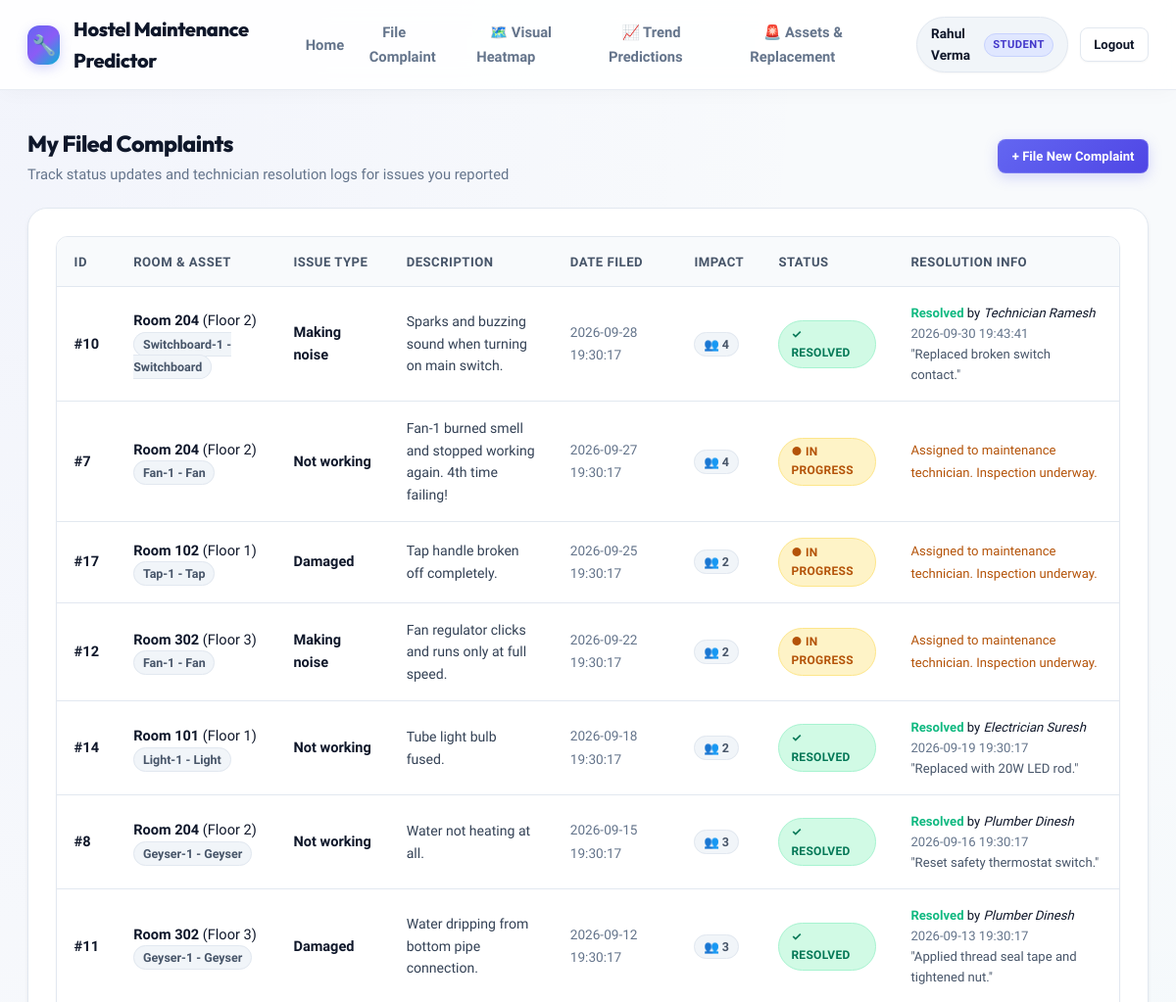
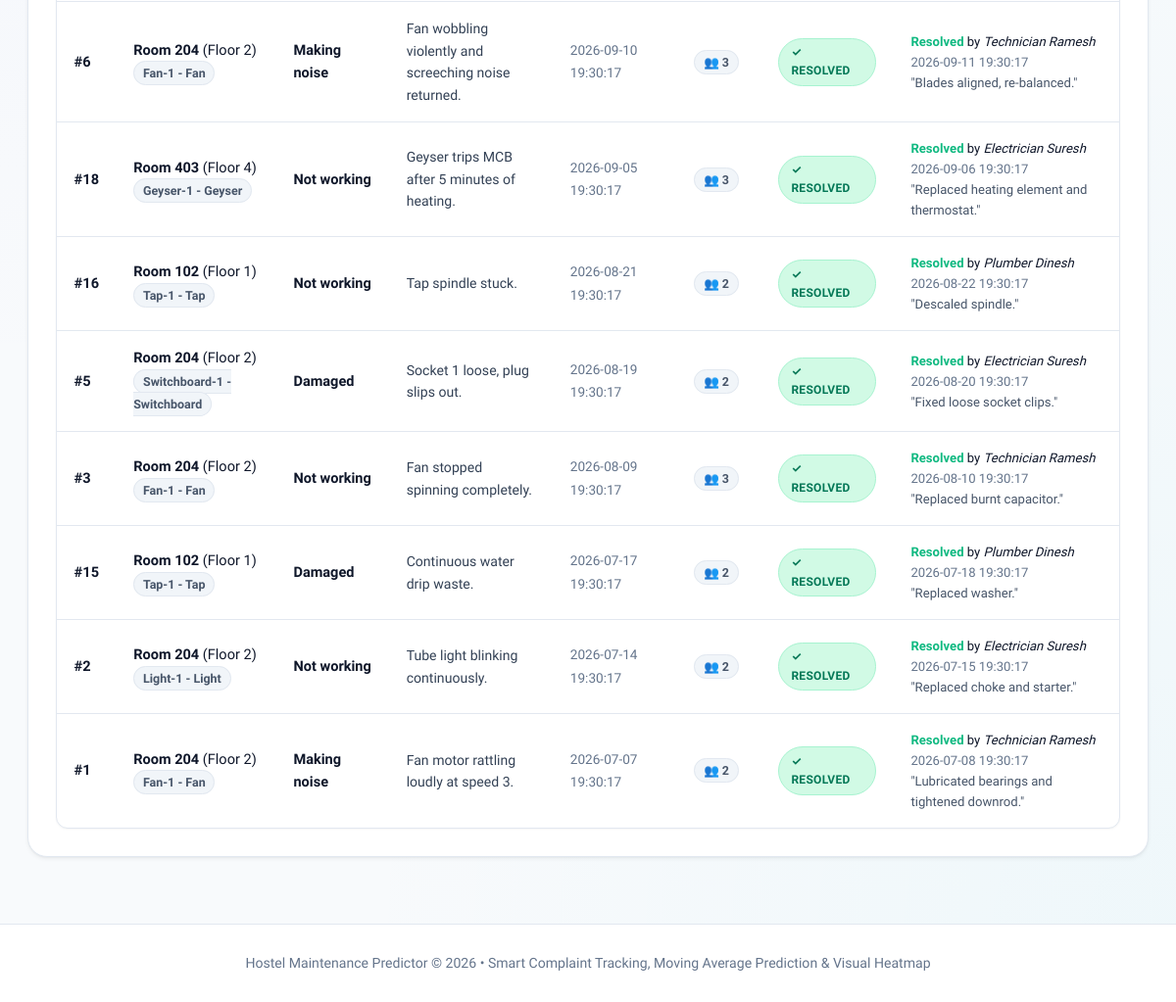
/my_complaints (signed in), run on the app's committed database (2 pictures, top to bottom).
### tables this page shows
CREATE TABLE resolution_log (
        id INTEGER PRIMARY KEY AUTOINCREMENT,
        complaint_id INTEGER NOT NULL,
        resolved_date TEXT NOT NULL,
        resolved_by TEXT NOT NULL,
        remarks TEXT NOT NULL,
        FOREIGN KEY (complaint_id) REFERENCES complaints (id)
    );

CREATE TABLE complaints (
        id INTEGER PRIMARY KEY AUTOINCREMENT,
        user_id INTEGER,
        asset_id INTEGER NOT NULL,
        room_no TEXT NOT NULL,
        floor INTEGER NOT NULL,
        issue_type TEXT NOT NULL CHECK(issue_type IN ('Not working', 'Damaged', 'Making noise', 'Other')),
        description TEXT NOT NULL,
        date_filed TEXT NOT NULL,
        status TEXT NOT NULL CHECK(status IN ('Pending', 'In Progress', 'Resolved')) DEFAULT 'Pending',
        is_anonymous INTEGER NOT NULL DEFAULT 0,
        affected_students_count INTEGER NOT NULL DEFAULT 1,
        FOREIGN KEY (user_id) REFERENCES users (id),
        FOREIGN KEY (asset_id) REFERENCES assets (id)
    );

CREATE TABLE assets (
        id INTEGER PRIMARY KEY AUTOINCREMENT,
        room_no TEXT NOT NULL,
        floor INTEGER NOT NULL,
        asset_type TEXT NOT NULL CHECK(asset_type IN ('Fan', 'Light', 'Geyser', 'Tap', 'Switchboard', 'Other')),
        asset_code TEXT NOT NULL
    );

### app.py (the view)
@app.route('/my_complaints')
@login_required
def my_complaints():
    user_id = session.get('user_id')
    conn = get_db()
    cursor = conn.cursor()
    cursor.execute('''
        SELECT c.*, a.asset_code, a.asset_type, r.resolved_date, r.resolved_by, r.remarks
        FROM complaints c
        JOIN assets a ON c.asset_id = a.id
        LEFT JOIN resolution_log r ON c.id = r.complaint_id
        WHERE c.user_id = ?
        ORDER BY c.date_filed DESC
    ''', (user_id,))
    complaints = cursor.fetchall()
    conn.close()
    return render_template('my_complaints.html', complaints=complaints)

### app.py (called while the page is built)
def login_required(f):
    @wraps(f)
    def decorated_function(*args, **kwargs):
        if 'user_id' not in session:
            flash('Please log in to access this page.', 'warning')
            return redirect(url_for('login', next=request.url))
        return f(*args, **kwargs)
    return decorated_function

@app.context_processor
def inject_user():
    return {
        'current_user': {
            'id': session.get('user_id'),
            'name': session.get('name'),
            'email': session.get('email'),
            'role': session.get('role'),
            'room_no': session.get('room_no'),
            'floor': session.get('floor')
        } if 'user_id' in session else None,
        'current_time': datetime.now()
    }

### models.py (called while the page is built)
def get_db():
    conn = sqlite3.connect(DB_PATH)
    conn.row_factory = sqlite3.Row
    return conn

### templates/my_complaints.html (shortened to what this page needs)
{% extends "base.html" %}
{% block content %}
<div class="section-header">
  <div>
    <h1 class="section-title">My Filed Complaints</h1>
    <p class="section-desc">Track status updates and technician resolution logs for issues you reported</p>
  </div>
  <div>
    <a href="{{ url_for('file_complaint') }}" class="btn btn-primary btn-sm">+ File New Complaint</a>
  </div>
</div>
<div class="panel-card">
  {% if complaints %}
    <div class="table-responsive">
      <table class="data-table">
        <thead>
          <tr>
            <th>ID</th>
            <th>Room & Asset</th>
            <th>Issue Type</th>
            <th>Description</th>
            <th>Date Filed</th>
            <th>Impact</th>
            <th>Status</th>
            <th>Resolution Info</th>
          </tr>
        </thead>
        <tbody>
          {% for c in complaints %}
          <tr>
            <td><strong>#{{ c.id }}</strong></td>
            <td>
              <strong>Room {{ c.room_no }}</strong> (Floor {{ c.floor }})<br>
              <span class="badge-normal">{{ c.asset_code }} - {{ c.asset_type }}</span>
            </td>
            <td><strong>{{ c.issue_type }}</strong></td>
            <td style="max-width: 250px;">
              <div style="font-size: 0.88rem; color: #334155;">{{ c.description }}</div>
            </td>
            <td>
              <span style="font-size: 0.85rem; color: var(--text-muted);">{{ c.date_filed }}</span>
            </td>
            <td>
              <span class="badge-normal" title="Affected students">👥 {{ c.affected_students_count }}</span>
            </td>
            <td>
              {% if c.status == 'Pending' %}
                <span class="status-badge status-pending">● Pending</span>
              {% elif c.status == 'In Progress' %}
                <span class="status-badge status-inprogress">● In Progress</span>
              {% else %}
                <span class="status-badge status-resolved">✓ Resolved</span>
              {% endif %}
            </td>
            <td>
              {% if c.status == 'Resolved' %}
                <div style="font-size: 0.82rem;">
                  <strong style="color: var(--success);">Resolved</strong> by <em>{{ c.resolved_by or 'Staff' }}</em><br>
                  <span style="color: var(--text-muted);">{{ c.resolved_date }}</span><br>
                  <span style="color: #475569;">"{{ c.remarks }}"</span>
                </div>
              {% elif c.status == 'In Progress' %}
                <span style="font-size: 0.82rem; color: #b45309;">Assigned to maintenance technician. Inspection underway.</span>
              {% else %}
                <span style="font-size: 0.82rem; color: var(--text-muted);">Waiting in repair queue.</span>
              {% endif %}
            </td>
          </tr>
          {% endfor %}
        </tbody>
      </table>
    </div>
  {% endif %}
</div>
{% endblock %}

### static/style.css (style rules this page uses)
:root { --primary: #6366f1; --primary-hover: #4f46e5; --primary-dark: #3730a3; --primary-light: #e0e7ff; --primary-glow: rgba(99, 102, 241, 0.25); --secondary: #06b6d4; --secondary-glow: rgba(6, 182, 212, 0.25); --accent: #8b5cf6; --accent-glow: rgba(139, 92, 246, 0.25); --bg-main: #f8fafc; --bg-card: #ffffff; --bg-glass: rgba(255, 255, 255, 0.85); --text-main: #0f172a; --text-secondary: #334155; --text-muted: #64748b; --border-color: #e2e8f0; --border-hover: #cbd5e1; --success: #10b981; --success-light: #ecfdf5; --success-glow: rgba(16, 185, 129, 0.2); --warning: #f59e0b; --warning-light: #fffbeb; --warning-glow: rgba(245, 158, 11, 0.2); --danger: #f43f5e; --danger-light: #fff1f2; --danger-glow: rgba(244, 63, 94, 0.2); --shadow-xs: 0 1px 2px rgba(0, 0, 0, 0.04); --shadow-sm: 0 2px 4px rgba(0, 0, 0, 0.05), 0 1px 2px rgba(0, 0, 0, 0.04); --shadow-md: 0 8px 16px -2px rgba(0, 0, 0, 0.06), 0 4px 6px -2px rgba(0, 0, 0, 0.04); --shadow-lg: 0 20px 25px -5px rgba(0, 0, 0, 0.08), 0 8px 10px -6px rgba(0, 0, 0, 0.04); --shadow-glow: 0 0 20px var(--primary-glow); --radius-sm: 8px; --radius-md: 12px; --radius-lg: 20px; --radius-full: 9999px; --transition-fast: all 0.15s cubic-bezier(0.4, 0, 0.2, 1); --transition: all 0.25s cubic-bezier(0.16, 1, 0.3, 1); --transition-bounce: all 0.35s cubic-bezier(0.34, 1.56, 0.64, 1); }
* { box-sizing: border-box; margin: 0; padding: 0; }
body { font-family: 'Plus Jakarta Sans', system-ui, -apple-system, sans-serif; background-color: var(--bg-main); background-image: radial-gradient(at 0% 0%, rgba(99, 102, 241, 0.04) 0px, transparent 50%), radial-gradient(at 100% 100%, rgba(6, 182, 212, 0.04) 0px, transparent 50%); background-attachment: fixed; color: var(--text-main); line-height: 1.6; min-height: 100vh; display: flex; flex-direction: column; -webkit-font-smoothing: antialiased; }
h1, h2, h3, h4, .brand-logo { font-family: 'Outfit', 'Plus Jakarta Sans', sans-serif; letter-spacing: -0.02em; }
a { color: var(--primary); text-decoration: none; transition: var(--transition); }
.btn { display: inline-flex; align-items: center; justify-content: center; gap: 0.55rem; padding: 0.65rem 1.35rem; border-radius: var(--radius-md); font-size: 0.92rem; font-weight: 700; cursor: pointer; border: 1px solid transparent; transition: var(--transition-bounce); text-decoration: none; user-select: none; box-shadow: var(--shadow-xs); }
.btn-primary { background: linear-gradient(135deg, var(--primary) 0%, var(--primary-hover) 100%); color: white; border-color: rgba(255, 255, 255, 0.15); box-shadow: 0 4px 14px var(--primary-glow); }
.btn-sm { padding: 0.38rem 0.85rem; font-size: 0.82rem; border-radius: var(--radius-sm); }
.section-header { display: flex; justify-content: space-between; align-items: center; margin-bottom: 1.35rem; flex-wrap: wrap; gap: 1rem; }
.section-title { font-size: 1.45rem; font-weight: 800; color: var(--text-main); }
.section-desc { font-size: 0.92rem; color: var(--text-muted); margin-top: 2px; }
.panel-card { background: var(--bg-card); border: 1px solid var(--border-color); border-radius: var(--radius-lg); box-shadow: var(--shadow-sm); padding: 1.75rem; margin-bottom: 2rem; transition: var(--transition); }
.table-responsive { overflow-x: auto; border-radius: var(--radius-md); border: 1px solid var(--border-color); background: white; box-shadow: var(--shadow-xs); }
.data-table { width: 100%; border-collapse: collapse; text-align: left; font-size: 0.91rem; }
.data-table th { background: #f8fafc; color: #475569; font-weight: 700; font-size: 0.82rem; text-transform: uppercase; letter-spacing: 0.5px; padding: 0.9rem 1.1rem; border-bottom: 1px solid var(--border-color); white-space: nowrap; }
.data-table td { padding: 1rem 1.1rem; border-bottom: 1px solid var(--border-color); color: var(--text-main); transition: background-color 0.15s ease; }
.data-table tbody tr:last-child td { border-bottom: none; }
.status-badge { display: inline-flex; align-items: center; gap: 0.35rem; padding: 0.28rem 0.75rem; border-radius: var(--radius-full); font-size: 0.75rem; font-weight: 700; letter-spacing: 0.3px; text-transform: uppercase; }
.status-inprogress { background: #fef3c7; color: #b45309; border: 1px solid #fde68a; }
.status-resolved { background: #d1fae5; color: #047857; border: 1px solid #a7f3d0; }
.badge-normal { background: #f1f5f9; color: #475569; padding: 0.25rem 0.55rem; border-radius: var(--radius-full); font-size: 0.78rem; font-weight: 600; border: 1px solid var(--border-color); }

### data on the page
resolution_log: id "10", room_no "204", floor "2", asset_code "Switchboard-1", asset_type "Switchboard", issue_type "Making noise", description "Sparks and buzzing sound when turning on main switch.", date_filed "2026-09-28 19:30:17", affected_students_count "4", shows "✓ RESOLVED", resolved_by "Technician Ramesh", resolved_date "2026-09-30 19:43:41", remarks "Replaced broken switch contact."
complaints: id "7", room_no "204", floor "2", asset_code "Fan-1", asset_type "Fan", issue_type "Not working", description "Fan-1 burned smell and stopped working again. 4th time failing!", date_filed "2026-09-27 19:30:17", affected_students_count "4", status "● IN PROGRESS", shows "Assigned to maintenance technician. Inspection underway."
complaints: id "17", room_no "102", floor "1", asset_code "Tap-1", asset_type "Tap", issue_type "Damaged", description "Tap handle broken off completely.", date_filed "2026-09-25 19:30:17", affected_students_count "2", status "● IN PROGRESS", shows "Assigned to maintenance technician. Inspection underway."
complaints: id "12", room_no "302", floor "3", asset_code "Fan-1", asset_type "Fan", issue_type "Making noise", description "Fan regulator clicks and runs only at full speed.", date_filed "2026-09-22 19:30:17", affected_students_count "2", status "● IN PROGRESS", shows "Assigned to maintenance technician. Inspection underway."
resolution_log: id "14", room_no "101", floor "1", asset_code "Light-1", asset_type "Light", issue_type "Not working", description "Tube light bulb fused.", date_filed "2026-09-18 19:30:17", affected_students_count "2", shows "✓ RESOLVED", resolved_by "Electrician Suresh", resolved_date "2026-09-19 19:30:17", remarks "Replaced with 20W LED rod."
resolution_log: id "8", room_no "204", floor "2", asset_code "Geyser-1", asset_type "Geyser", issue_type "Not working", description "Water not heating at all.", date_filed "2026-09-15 19:30:17", affected_students_count "3", shows "✓ RESOLVED", resolved_by "Plumber Dinesh", resolved_date "2026-09-16 19:30:17", remarks "Reset safety thermostat switch."
resolution_log: id "11", room_no "302", floor "3", asset_code "Geyser-1", asset_type "Geyser", issue_type "Damaged", description "Water dripping from bottom pipe connection.", date_filed "2026-09-12 19:30:17", affected_students_count "3", shows "✓ RESOLVED", resolved_by "Plumber Dinesh", resolved_date "2026-09-13 19:30:17", remarks "Applied thread seal tape and tightened nut."
resolution_log: id "6", room_no "204", floor "2", asset_code "Fan-1", asset_type "Fan", issue_type "Making noise", description "Fan wobbling violently and screeching noise returned.", date_filed "2026-09-10 19:30:17", affected_students_count "3", shows "✓ RESOLVED", resolved_by "Technician Ramesh", resolved_date "2026-09-11 19:30:17", remarks "Blades aligned, re-balanced."
resolution_log: id "18", room_no "403", floor "4", asset_code "Geyser-1", asset_type "Geyser", issue_type "Not working", description "Geyser trips MCB after 5 minutes of heating.", date_filed "2026-09-05 19:30:17", affected_students_count "3", shows "✓ RESOLVED", resolved_by "Electrician Suresh", resolved_date "2026-09-06 19:30:17", remarks "Replaced heating element and thermostat."
resolution_log: id "16", room_no "102", floor "1", asset_code "Tap-1", asset_type "Tap", issue_type "Not working", description "Tap spindle stuck.", date_filed "2026-08-21 19:30:17", affected_students_count "2", shows "✓ RESOLVED", resolved_by "Plumber Dinesh", resolved_date "2026-08-22 19:30:17", remarks "Descaled spindle."
resolution_log: id "5", room_no "204", floor "2", asset_code "Switchboard-1", asset_type "Switchboard", issue_type "Damaged", description "Socket 1 loose, plug slips out.", date_filed "2026-08-19 19:30:17", affected_students_count "2", shows "✓ RESOLVED", resolved_by "Electrician Suresh", resolved_date "2026-08-20 19:30:17", remarks "Fixed loose socket clips."
resolution_log: id "3", room_no "204", floor "2", asset_code "Fan-1", asset_type "Fan", issue_type "Not working", description "Fan stopped spinning completely.", date_filed "2026-08-09 19:30:17", affected_students_count "3", shows "✓ RESOLVED", resolved_by "Technician Ramesh", resolved_date "2026-08-10 19:30:17", remarks "Replaced burnt capacitor."
resolution_log: id "15", room_no "102", floor "1", asset_code "Tap-1", asset_type "Tap", issue_type "Damaged", description "Continuous water drip waste.", date_filed "2026-07-17 19:30:17", affected_students_count "2", shows "✓ RESOLVED", resolved_by "Plumber Dinesh", resolved_date "2026-07-18 19:30:17", remarks "Replaced washer."
resolution_log: id "2", room_no "204", floor "2", asset_code "Light-1", asset_type "Light", issue_type "Not working", description "Tube light blinking continuously.", date_filed "2026-07-14 19:30:17", affected_students_count "2", shows "✓ RESOLVED", resolved_by "Electrician Suresh", resolved_date "2026-07-15 19:30:17", remarks "Replaced choke and starter."
resolution_log: id "1", room_no "204", floor "2", asset_code "Fan-1", asset_type "Fan", issue_type "Making noise", description "Fan motor rattling loudly at speed 3.", date_filed "2026-07-07 19:30:17", affected_students_count "2", shows "✓ RESOLVED", resolved_by "Technician Ramesh", resolved_date "2026-07-08 19:30:17", remarks "Lubricated bearings and tightened downrod."

### other printed values
{{ current_user.name }} "Rahul Verma"
{{ current_user.role }} "STUDENT"
